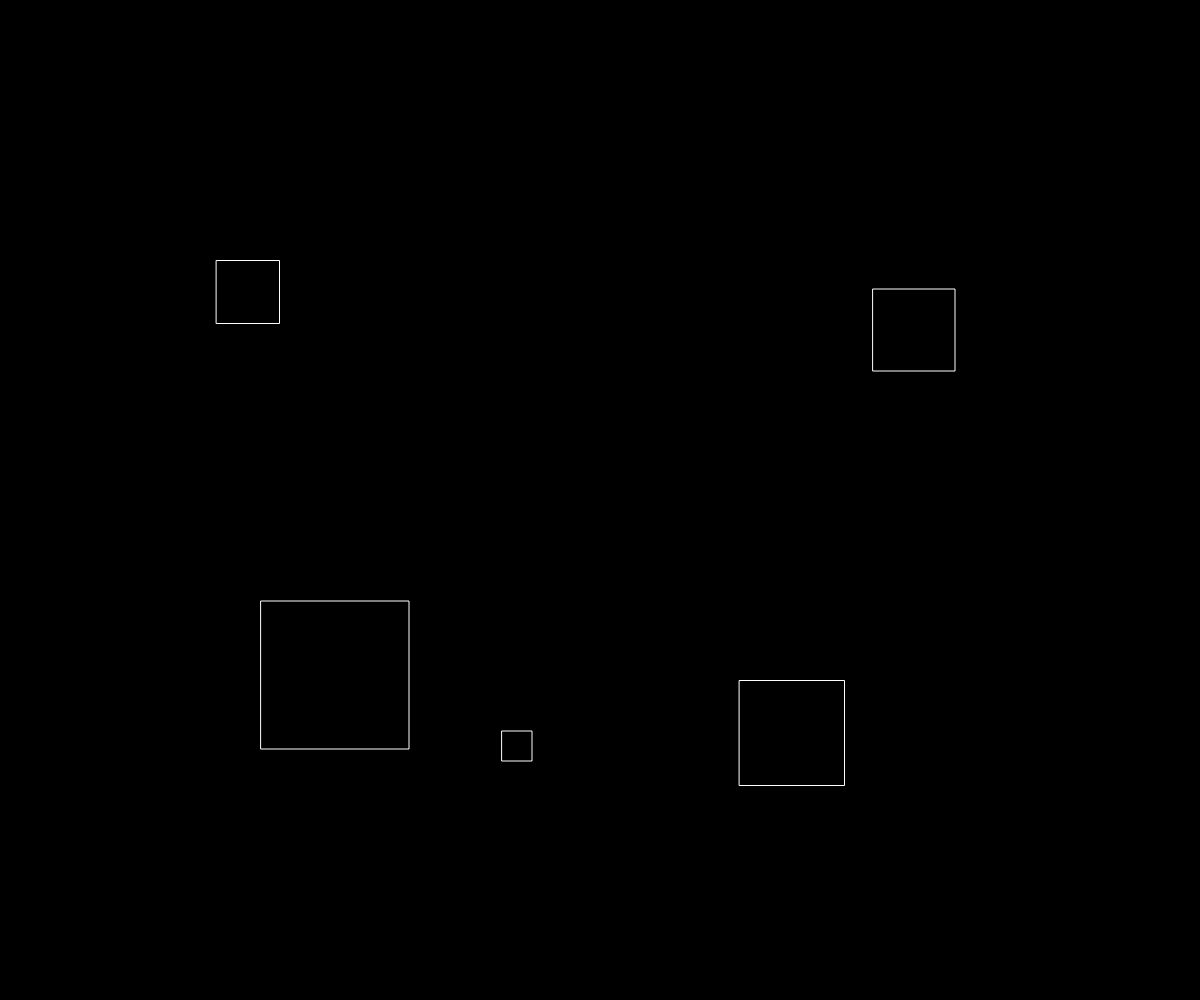
Frame 1 (no input)
Frame 60 (no input): identical to frame 1, image omitted
Frame 120 (the mouse pressed at the canvas centre since frame 60): identical to frame 1, image omitted

The p5.js sketch that drew this single still picture (run headless with seeded random() and noise() and a simulated clock; from frame 60 on, the mouse is pressed at the canvas centre):

// p5.js sketch
// ── sketch.js
let count = 5;
let minSize = 20, maxSize = 200;
let sizeList = [], xList = [], yList = [];
let bounce = 10;


function setup() {
  createCanvas(windowWidth, windowHeight);
  background(0,0,0);
  rectMode(CENTER);
  noFill();
  stroke(255)

  // initialize locations of wobbles
  for (let i = 0; i < count; i++) {
    sizeList.push(int(random(minSize, maxSize)));
    // TODO: eliminate overlap
    // while ()
    
    let x = int(random(0 + sizeList[i], width - sizeList[i]));
    let y = int(random(0 + sizeList[i], height - sizeList[i]));
    xList.push(x);
    print(x);
    yList.push(y);
  }
  
}

function draw() {
  background(0);
  for (let i = 0; i < count; i++) {
    let size = sizeList[i];
    if ((yList[i] - size/2) < mouseY && mouseY < (yList[i] + size/2) && (xList[i] - size/2) < mouseX && mouseX < (xList[i] + size/2)) {
      strokeWeight(2);
      xList[i] = random(xList[i] - bounce, xList[i] + bounce);
      yList[i] = random(yList[i] - bounce, yList[i] + bounce);
      rect(xList[i], yList[i], sizeList[i]);
      strokeWeight(1);
    } else {
      rect(xList[i], yList[i], sizeList[i]);
    }
  }
}
